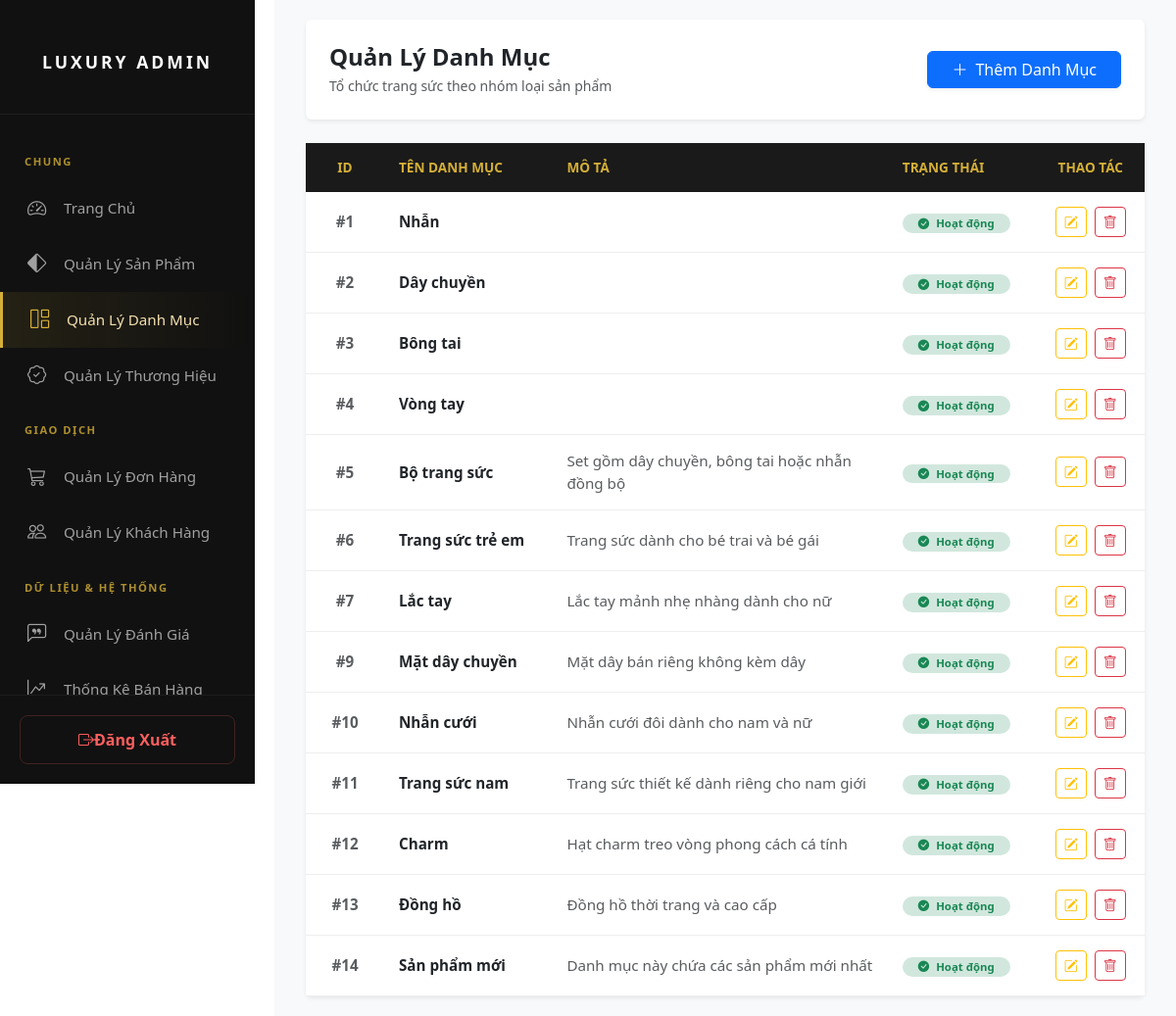
/admin/quan_ly_danh_muc.php, run on the app's committed database.
### tables this page shows
CREATE TABLE `danhmuc` (
  `id` int(11) NOT NULL,
  `ten_danh_muc` varchar(255) NOT NULL,
  `mo_ta` text DEFAULT NULL,
  `trang_thai` varchar(255) DEFAULT '1'
);

### admin/quan_ly_danh_muc.php (the view, shortened to what this page needs)
<?php
include('../php/config.php');
$result = mysqli_query($conn, "SELECT * FROM danhmuc ORDER BY id ASC");
?>
<!DOCTYPE html>
<html lang="vi">
<head>
    <link href="https://cdn.jsdelivr.net/npm/bootstrap@5.3.0/dist/css/bootstrap.min.css" rel="stylesheet">
    <link rel="stylesheet" href="https://cdn.jsdelivr.net/npm/bootstrap-icons@1.11.3/font/bootstrap-icons.min.css">
    <link rel="stylesheet" href="../css/qlth.css"> </head>
<body>
    <?php include('header.php'); ?>
    <div class="main-content">
        <div class="container-fluid">
            <div class="d-flex justify-content-between align-items-center mb-4 card p-4 shadow-sm border-0 flex-row bg-white">
                <div>
                    <h4 class="mb-1 fw-bold text-dark">Quản Lý Danh Mục</h4>
                    <p class="text-muted small mb-0">Tổ chức trang sức theo nhóm loại sản phẩm</p>
                </div>
                <button class="btn btn-primary px-4 shadow-sm" data-bs-toggle="modal" data-bs-target="#addCategoryModal">
                    <i class="bi bi-plus-lg me-2"></i>Thêm Danh Mục
                </button>
            </div>
            <div class="card shadow-sm border-0">
                <div class="table-responsive">
                    <table class="table table-hover align-middle mb-0">
                        <thead>
                            <tr>
                                <th class="text-center" style="width: 80px;">ID</th>
                                <th>Tên Danh Mục</th>
                                <th style="width: 40%;">Mô Tả</th>
                                <th>Trạng Thái</th>
                                <th class="text-center">Thao Tác</th>
                            </tr>
                        </thead>
                        <tbody>
                            <?php while ($row = mysqli_fetch_assoc($result)): ?>
                            <tr>
                                <td class="text-center fw-bold text-muted">#<?php echo $row['id']; ?></td>
                                <td class="fw-semibold"><?php echo $row['ten_danh_muc']; ?></td>
                                <td class="text-muted small"><?php echo $row['mo_ta']; ?></td>
                                <td>
                                    <?php if ($row['trang_thai'] == 1): ?>
                                        <span class="badge rounded-pill bg-success-subtle text-success px-3">
                                            <i class="bi bi-check-circle-fill me-1"></i> Hoạt động
                                        </span>
                                    <?php else: ?>
                                        <span class="badge rounded-pill bg-danger-subtle text-danger px-3">
                                            <i class="bi bi-x-circle-fill me-1"></i> Ngừng bán
                                        </span>
                                    <?php endif; ?>
                                </td>
                                <td>
                                    <div class="d-flex justify-content-center gap-2">
                                        <button class="btn btn-sm btn-outline-warning" data-bs-toggle="modal" data-bs-target="#editCategoryModal<?php echo $row['id']; ?>">
                                            <i class="bi bi-pencil-square"></i>
                                        </button>
                                        <a href="?delete_id=<?php echo $row['id']; ?>" class="btn btn-sm btn-outline-danger" onclick="return confirm('Bạn có chắc chắn muốn xóa danh mục này?')">
                                            <i class="bi bi-trash"></i>
                                        </a>
                                    </div>
                                </td>
                            </tr>
                            <?php endwhile; ?>
                        </tbody>
                    </table>
                </div>
            </div>
        </div>
    </div>
</body>
</html>

### css/qlth.css (style rules this page uses)
* { margin: 0; padding: 0; box-sizing: border-box; }
body { background-color: var(--bg-body); font-family: 'Segoe UI', Tahoma, Geneva, Verdana, sans-serif; color: var(--text-main); }
.main-content { margin-left: 280px; width: calc(100% - 280px); padding: 30px; transition: all 0.3s ease; }
.card { border-radius: 12px; border: none; transition: transform 0.2s; }
.table { background: white; border-radius: 12px; }
.table thead th { background-color: #1a1a1a; color: #d4af37; font-weight: 600; text-transform: uppercase; font-size: 0.85rem; padding: 15px; border: none; }
.table tbody td { padding: 15px; border-bottom: 1px solid #eee; font-size: 0.95rem; }
.btn-primary { background-color: #1a1a1a; border-color: #1a1a1a; color: #d4af37; font-weight: 600; }
.btn-outline-warning { color: #d4af37; border-color: #d4af37; }

### css/header.css (style rules this page uses)
:root { --bg-dark: #121212; --bg-sidebar: #1a1a1a; --gold-primary: #d4af37; --gold-light: #f4e0af; --text-gray: #a0a0a0; --transition: all 0.3s cubic-bezier(0.4, 0, 0.2, 1); }
* { margin: 0; padding: 0; box-sizing: border-box; }
body { background-color: var(--bg-body); font-family: 'Segoe UI', Tahoma, Geneva, Verdana, sans-serif; color: var(--text-main); }
.main-content { margin-left: 280px; padding: 20px; min-height: 100vh; background-color: #f8f9fa; flex: 1; }

### data on the page
danhmuc: id "1", ten_danh_muc "Nhẫn", trang_thai "1" (drawn)
danhmuc: id "2", ten_danh_muc "Dây chuyền", trang_thai "1" (drawn)
danhmuc: id "3", ten_danh_muc "Bông tai", trang_thai "1" (drawn)
danhmuc: id "4", ten_danh_muc "Vòng tay", trang_thai "1" (drawn)
danhmuc: id "5", ten_danh_muc "Bộ trang sức", mo_ta "Set gồm dây chuyền, bông tai hoặc nhẫn đồng bộ", trang_thai "1" (drawn)
danhmuc: id "6", ten_danh_muc "Trang sức trẻ em", mo_ta "Trang sức dành cho bé trai và bé gái", trang_thai "1" (drawn)
danhmuc: id "7", ten_danh_muc "Lắc tay", mo_ta "Lắc tay mảnh nhẹ nhàng dành cho nữ", trang_thai "1" (drawn)
danhmuc: id "9", ten_danh_muc "Mặt dây chuyền", mo_ta "Mặt dây bán riêng không kèm dây", trang_thai "1" (drawn)
danhmuc: id "10", ten_danh_muc "Nhẫn cưới", mo_ta "Nhẫn cưới đôi dành cho nam và nữ", trang_thai "1" (drawn)
danhmuc: id "11", ten_danh_muc "Trang sức nam", mo_ta "Trang sức thiết kế dành riêng cho nam giới", trang_thai "1" (drawn)
danhmuc: id "12", ten_danh_muc "Charm", mo_ta "Hạt charm treo vòng phong cách cá tính", trang_thai "1" (drawn)
danhmuc: id "13", ten_danh_muc "Đồng hồ", mo_ta "Đồng hồ thời trang và cao cấp", trang_thai "1" (drawn)
danhmuc: id "14", ten_danh_muc "Sản phẩm mới", mo_ta "Danh mục này chứa các sản phẩm mới nhất", trang_thai "1" (drawn)
